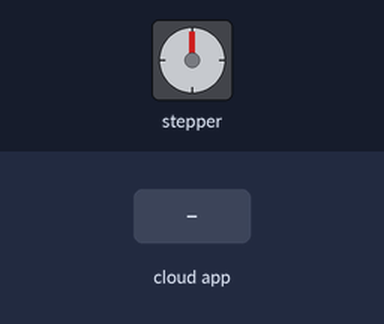
Bench run of a sketch on a simulated Arduino Uno, built with avr-gcc and run on an emulated ATmega328P. Parts: stepper motor. The inputs (shaded band) are chosen by the test bench. The ROS host is connected and sends only what is stated; stepper angles assume 200 steps per turn; what the sketch prints to the serial monitor is not drawn.

Above: at 1.2 s.
1.3 s: the phone or cloud app sets mannequinAngle to -100
At 1.45 s:
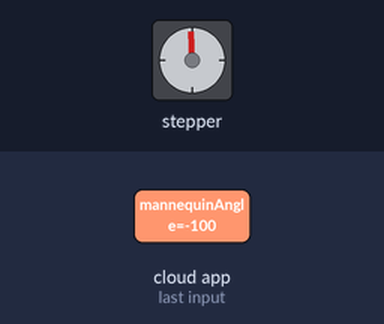
At 2.08 s:
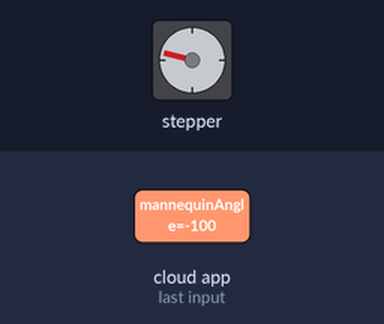
Timing chart, 0 to 59.8 s (numbered marks = the images above; inputs shaded):
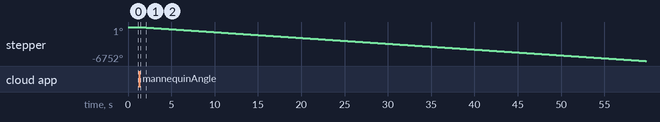

The sketch:

sketch_man_run.ino.ino
```cpp
#include <Stepper.h>
#include <ros.h>
#include <std_msgs/Float32.h>


float my_man_angle = 0.000;

float gear_ratio = 5.000;

float motor_step_time = 4.000;

Stepper myStepper(200, 4, 5, 6, 7);

ros::NodeHandle  nh;
std_msgs::Float32 man_angle;
ros::Publisher pubAngle("5678/ManAngFB", &man_angle);

//void man_angle_move(float angle){
void man_angle_move(const std_msgs::Float32& msg){


    float angle = msg.data;

    int arrival_time = 95 ;
    "1/frequency at which signal is published in ms";

    float angle_diff = angle - my_man_angle;

    float diff_steps = angle_diff * 100 * gear_ratio / M_PI;
    int diff_steps_count = diff_steps;
    Serial.print(" diff_steps ");
    Serial.print(diff_steps);


    float fract_time = arrival_time / abs(diff_steps);

    float wait_time = fract_time - motor_step_time;
    Serial.print(" wait_ time (ms) ");
    Serial.print(wait_time);
    if (wait_time < 0){
        wait_time = 0;
        Serial.print("no time");
    }

    if (diff_steps > 0){
          for (int i = 0; i < diff_steps; i++){
              myStepper.step(1);
              Serial.print(" step forward ");
              delay(wait_time);

              diff_steps_count = diff_steps_count - 1;
              my_man_angle = my_man_angle + 100 * gear_ratio / M_PI;
              man_angle.data = my_man_angle;
              pubAngle.publish(&man_angle);
          }
    } else if (diff_steps < 0) {
          for (int i = 0; i > diff_steps; i--){
              myStepper.step(-1);
              Serial.print(" step backward ");
              delay(wait_time);

              diff_steps_count = diff_steps_count + 1;
              my_man_angle = my_man_angle - 100 * gear_ratio / M_PI;
              man_angle.data = my_man_angle;
              pubAngle.publish(&man_angle);
          }
    }

    return;

}


ros::Subscriber<std_msgs::Float32> subMan("5678/mannequinAngle", &man_angle_move);


void setup() {
  // put your setup code here, to run once:
  Serial.begin(9600);
  nh.initNode();
  nh.subscribe(subMan);
  nh.advertise(pubAngle);
  "float My_angle = M_PI/25";

  "man_angle_move(My_angle)";

}

void loop() {
   nh.spinOnce();

}
```

Measured:
- after the input at 1.3 s, stepper: keeps turning counter-clockwise at about 115°/s, starting at once
